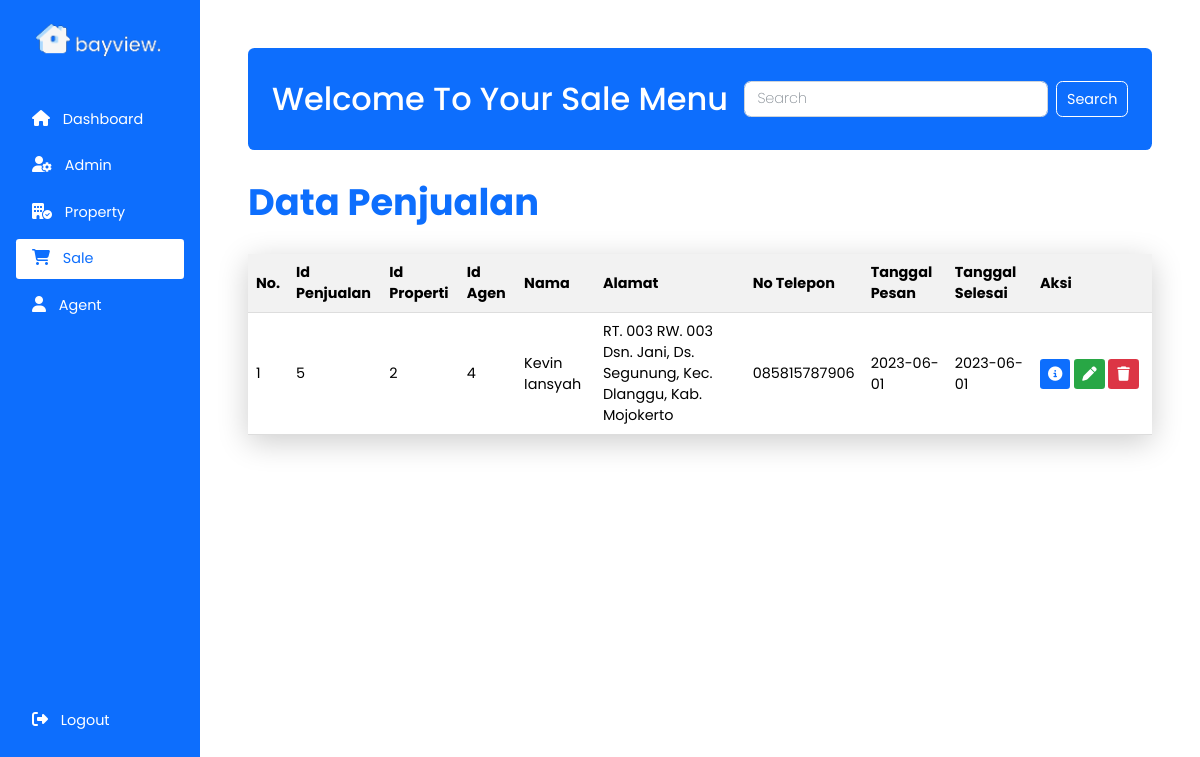
Page /admin/dashboard.php?page=showSale (signed in) on the committed database.
### tables this page shows
CREATE TABLE `penjualan` (
  `id_penjualan` int NOT NULL COMMENT 'Primary key ',
  `id_properti` int NOT NULL COMMENT 'Foreign key untuk data properti yang dibeli',
  `id_agen` int NOT NULL COMMENT 'Foreign key untuk data agen yang menangani',
  `nama` varchar(255) NOT NULL COMMENT 'Nama pembeli',
  `nik` varchar(255) NOT NULL COMMENT 'NIK pembeli',
  `alamat` varchar(255) NOT NULL COMMENT 'Alamat pembeli',
  `no_telp` varchar(255) NOT NULL COMMENT 'Nomor telepon pembeli',
  `email` varchar(255) NOT NULL COMMENT 'Email pembeli',
  `tgl_pesan` date NOT NULL COMMENT 'Tanggal pemesanan properti',
  `tgl_selesai` date NOT NULL COMMENT 'Tanggal selesai (Jika rumah yang dipesan dalam pembangunan)',
  `jumlah_dp` int NOT NULL COMMENT 'Jumlah pembayaran dimuka',
  `sisa_bayar` int DEFAULT NULL COMMENT 'Jumlah sisa uang yang harus dibayar'
);

### database/connection.php (called while the page is built, shortened)
<?php
function connection()
{
   $dbServer = "localhost";
   $dbPort = 3306;
   $dbUser = "root";
   $dbPass = "";
   $dbName = "bayview";
   $conn = mysqli_connect($dbServer, $dbUser, $dbPass, $dbName, $dbPort);
   mysqli_select_db($conn, $dbName);
   return $conn;
}

### admin/penjualan/showSale.php (the view, shortened to what this page needs)
<div class="welcome-box welcome-box-search">
  <h2>Welcome To Your Sale Menu</h2>
  <form action="" method="GET" class="search-form" role="search">
    <input class="form-input" name="search" type="search" placeholder="Search" <?= isset($_GET['search']) ? 'value="' . $_GET['search'] . '"' : '' ?> aria-label="Search" />
    <button class="button search-button" type="submit">
      Search
    </button>
  </form>
</div>
<h1 class="heading-1">Data Penjualan</h1>
<table class="table">
  <thead>
    <tr>
      <th scope="col">No.</th>
      <th scope="col">Id Penjualan</th>
      <th scope="col">Id Properti</th>
      <th scope="col">Id Agen</th>
      <th scope="col">Nama</th>
      <th scope="col">Alamat</th>
      <th scope="col">No Telepon</th>
      <th scope="col">Tanggal Pesan</th>
      <th scope="col">Tanggal Selesai</th>
      <th scope="col">Aksi</th>
    </tr>
  </thead>
  <tbody id="table-body">
    <?php
    $queryDataPenjualan = "SELECT * FROM penjualan";
    $resultDataPenjualan = mysqli_query(connection(), $queryDataPenjualan);
    $no = 1;
    while ($dataDataPenjualan = mysqli_fetch_array($resultDataPenjualan)) {
    ?>
      <tr>
        <td><?= $no; ?></td>
        <td><?= $dataDataPenjualan["id_penjualan"] ?></td>
        <td><?= $dataDataPenjualan['id_properti'] ?></td>
        <td><?= $dataDataPenjualan['id_agen'] ?></td>
        <td><?= $dataDataPenjualan['nama'] ?></td>
        <td><?= $dataDataPenjualan['alamat'] ?></td>
        <td><?= $dataDataPenjualan['no_telp'] ?></td>
        <td><?= $dataDataPenjualan['tgl_pesan'] ?></td>
        <td><?= $dataDataPenjualan['tgl_selesai'] ?></td>
        <td class="action">
          <a href="?page=detailPenjualan&id_penjualan=<?php echo $dataDataPenjualan["id_penjualan"]; ?>"><i class="fa-solid fa-circle-info"></i></a>
          <a href="?page=updateSale&kode=<?= $dataDataPenjualan['id_penjualan']; ?> "><i class="fa-solid fa-pen"></i></a>
          <a href="?page=showSale&kode=<?= $dataDataPenjualan['id_penjualan']; ?>" onclick="return confirm('Apakah anda yakin?');"><i class="fa-solid fa-trash"></i></a>
        </td>
      </tr>
    <?php $no++;
    } ?>
  </tbody>
</table>

### css/admin.css (style rules this page uses)
* { margin: 0; padding: 0; font-family: "Poppins", sans-serif; box-sizing: border-box; }
.welcome-box { color: white; box-sizing: border-box; background-color: #0d6efd; padding: 1.7rem 1.5rem; border-radius: 0.4rem; }
.welcome-box h2 { font-size: 2rem; font-weight: 500; color: white; }
.welcome-box-search { display: flex; justify-content: space-between; align-items: center; }
.search-form { display: flex; align-items: center; }
.form-input { width: 100%; padding: 0.4rem 0.75rem; font-size: 0.9rem; line-height: 1.5; color: #303030; background-color: #fff; background-clip: padding-box; border: 1px solid #ced4da; border-radius: 0.4rem; transition: border-color 0.15s ease-in-out, box-shadow 0.15s ease-in-out; }
::placeholder { color: #7d858d; font-weight: 200; }
.button { padding: 0.4rem 0.6rem; font-size: 0.9rem; color: #fff; border-radius: 0.4rem; text-align: center; cursor: pointer; border: none; border: 1px solid #fff; }
.button.search-button { margin-left: 0.5rem; background-color: transparent; color: #fff; transition: 0.3s; }
h1.heading-1 { color: #0d6efd; padding: 1.5rem 0; font-size: 2.3rem; font-weight: bolder; }
table { box-shadow: rgba(0, 0, 0, 0.2) 0px 7px 29px 0px; }
.table { width: 100%; border-collapse: collapse; border-spacing: 0; }
.table thead th { padding: 8px; text-align: left; background-color: #f2f2f2; border-bottom: 1px solid #ddd; font-size: 0.9rem; }
.table tbody td { padding: 8px; border-bottom: 1px solid #ddd; font-size: 0.9rem; }
.table tbody .action { width: 7.5rem; }
.fa-circle-info { background-color: #0d6efd; color: white; padding: 0.5rem; border-radius: 0.2rem; }
.fa-pen { background-color: #28a745; color: white; padding: 0.5rem; border-radius: 0.2rem; }
.fa-trash { background-color: #dc3545; color: white; padding: 0.5rem 0.55rem; border-radius: 0.2rem; }

### rows in the picture
penjualan: id_penjualan "5", id_properti "2", id_agen "4", nama "Kevin Iansyah", alamat "RT. 003 RW. 003 Dsn. Jani, Ds. Segunung, Kec. Dlanggu, Kab. Mojokerto", no_telp "085815787906", tgl_pesan "2023-06-01", tgl_selesai "2023-06-01"
